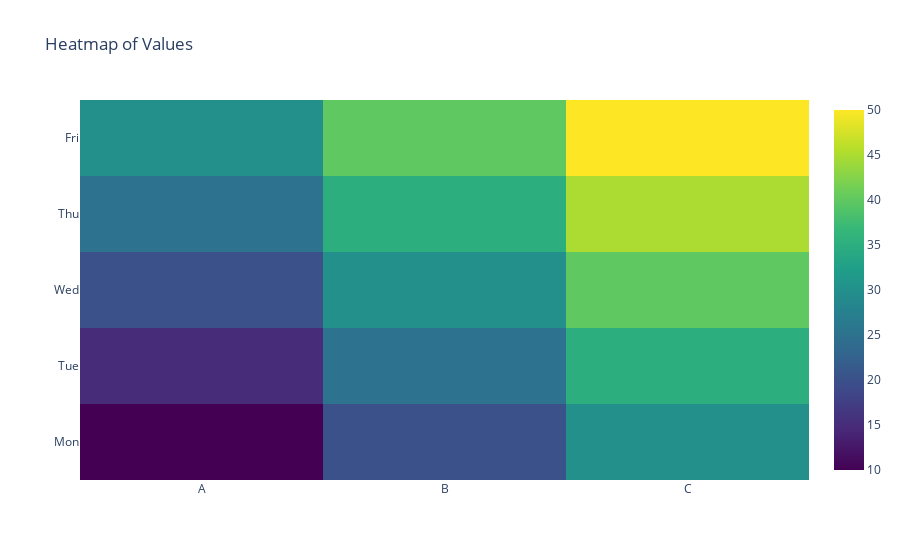

The code cell stored with this chart in its notebook:
### Markdown cell above
#### **Task 4: Advanced Visualization - Heatmap**

### Code cell
# Create data for heatmap
data4 = pd.DataFrame({
    "Day": ["Mon", "Tue", "Wed", "Thu", "Fri"],
    "A": [10, 15, 20, 25, 30],
    "B": [20, 25, 30, 35, 40],
    "C": [30, 35, 40, 45, 50]
})

# Create heatmap
fig = go.Figure(data=go.Heatmap(
    z=data4[["A", "B", "C"]].values,
    x=["A", "B", "C"],
    y=data4["Day"],
    colorscale="Viridis"
))
fig.update_layout(title="Heatmap of Values")
fig.show()

### Figure 1 — Plotly figure (JSON) as saved in the notebook; plotly's stock layout.template omitted (floating-point values rounded to 4 significant figures)
{"data": [{"colorscale": [[0, "#440154"], [0.1111, "#482878"], [0.2222, "#3e4989"], [0.3333, "#31688e"], [0.4444, "#26828e"], [0.5556, "#1f9e89"], [0.6667, "#35b779"], [0.7778, "#6ece58"], [0.8889, "#b5de2b"], [1, "#fde725"]], "type": "heatmap", "x": ["A", "B", "C"], "y": ["Mon", "Tue", "Wed", "Thu", "Fri"], "z": [[10, 20, 30], [15, 25, 35], [20, 30, 40], [25, 35, 45], [30, 40, 50]]}], "layout": {"autosize": true, "title": {"text": "Heatmap of Values"}, "xaxis": {"autorange": true, "range": [-0.5, 2.5], "type": "category"}, "yaxis": {"autorange": true, "range": [-0.5, 4.5], "type": "category"}}}
